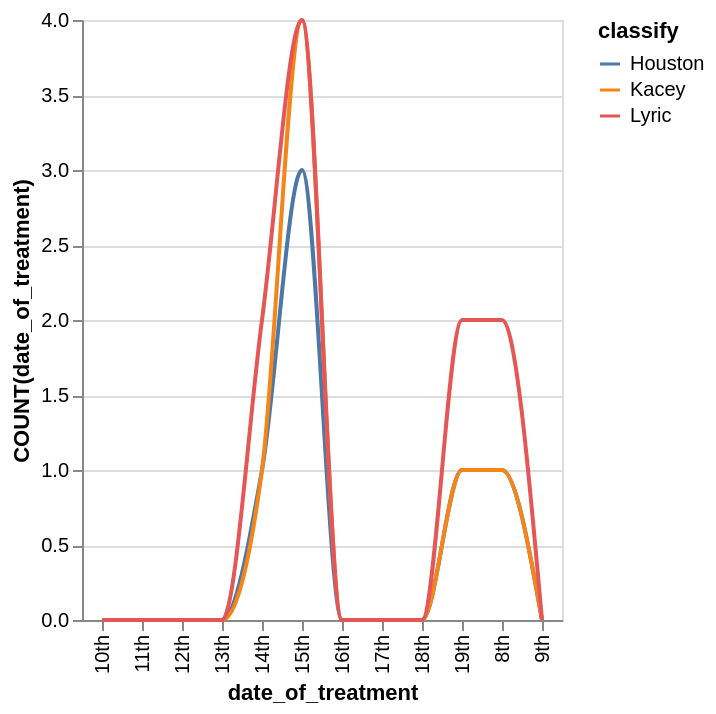

This figure's Vega-Lite source:
### Vega-Lite specification from a JSON file in a GitHub repository (floating-point values rounded to 4 significant figures)
{"data": {"values": [{"x_data": "8th", "y_data": 1, "classify": "Houston"}, {"x_data": "9th", "y_data": 0, "classify": "Houston"}, {"x_data": "10th", "y_data": 0, "classify": "Houston"}, {"x_data": "11th", "y_data": 0, "classify": "Houston"}, {"x_data": "12th", "y_data": 0, "classify": "Houston"}, {"x_data": "13th", "y_data": 0, "classify": "Houston"}, {"x_data": "14th", "y_data": 1, "classify": "Houston"}, {"x_data": "15th", "y_data": 3, "classify": "Houston"}, {"x_data": "16th", "y_data": 0, "classify": "Houston"}, {"x_data": "17th", "y_data": 0, "classify": "Houston"}, {"x_data": "18th", "y_data": 0, "classify": "Houston"}, {"x_data": "19th", "y_data": 1, "classify": "Houston"}, {"x_data": "8th", "y_data": 1, "classify": "Kacey"}, {"x_data": "9th", "y_data": 0, "classify": "Kacey"}, {"x_data": "10th", "y_data": 0, "classify": "Kacey"}, {"x_data": "11th", "y_data": 0, "classify": "Kacey"}, {"x_data": "12th", "y_data": 0, "classify": "Kacey"}, {"x_data": "13th", "y_data": 0, "classify": "Kacey"}, {"x_data": "14th", "y_data": 1, "classify": "Kacey"}, {"x_data": "15th", "y_data": 4, "classify": "Kacey"}, {"x_data": "16th", "y_data": 0, "classify": "Kacey"}, {"x_data": "17th", "y_data": 0, "classify": "Kacey"}, {"x_data": "18th", "y_data": 0, "classify": "Kacey"}, {"x_data": "19th", "y_data": 1, "classify": "Kacey"}, {"x_data": "8th", "y_data": 2, "classify": "Lyric"}, {"x_data": "9th", "y_data": 0, "classify": "Lyric"}, {"x_data": "10th", "y_data": 0, "classify": "Lyric"}, {"x_data": "11th", "y_data": 0, "classify": "Lyric"}, {"x_data": "12th", "y_data": 0, "classify": "Lyric"}, {"x_data": "13th", "y_data": 0, "classify": "Lyric"}, {"x_data": "14th", "y_data": 2, "classify": "Lyric"}, {"x_data": "15th", "y_data": 4, "classify": "Lyric"}, {"x_data": "16th", "y_data": 0, "classify": "Lyric"}, {"x_data": "17th", "y_data": 0, "classify": "Lyric"}, {"x_data": "18th", "y_data": 0, "classify": "Lyric"}, {"x_data": "19th", "y_data": 2, "classify": "Lyric"}]}, "mark": {"type": "line", "interpolate": "monotone"}, "encoding": {"x": {"field": "x_data", "type": "nominal", "title": "date_of_treatment", "sort": "ascending"}, "y": {"field": "y_data", "type": "quantitative", "title": "COUNT(date_of_treatment)"}, "color": {"field": "classify"}}}
